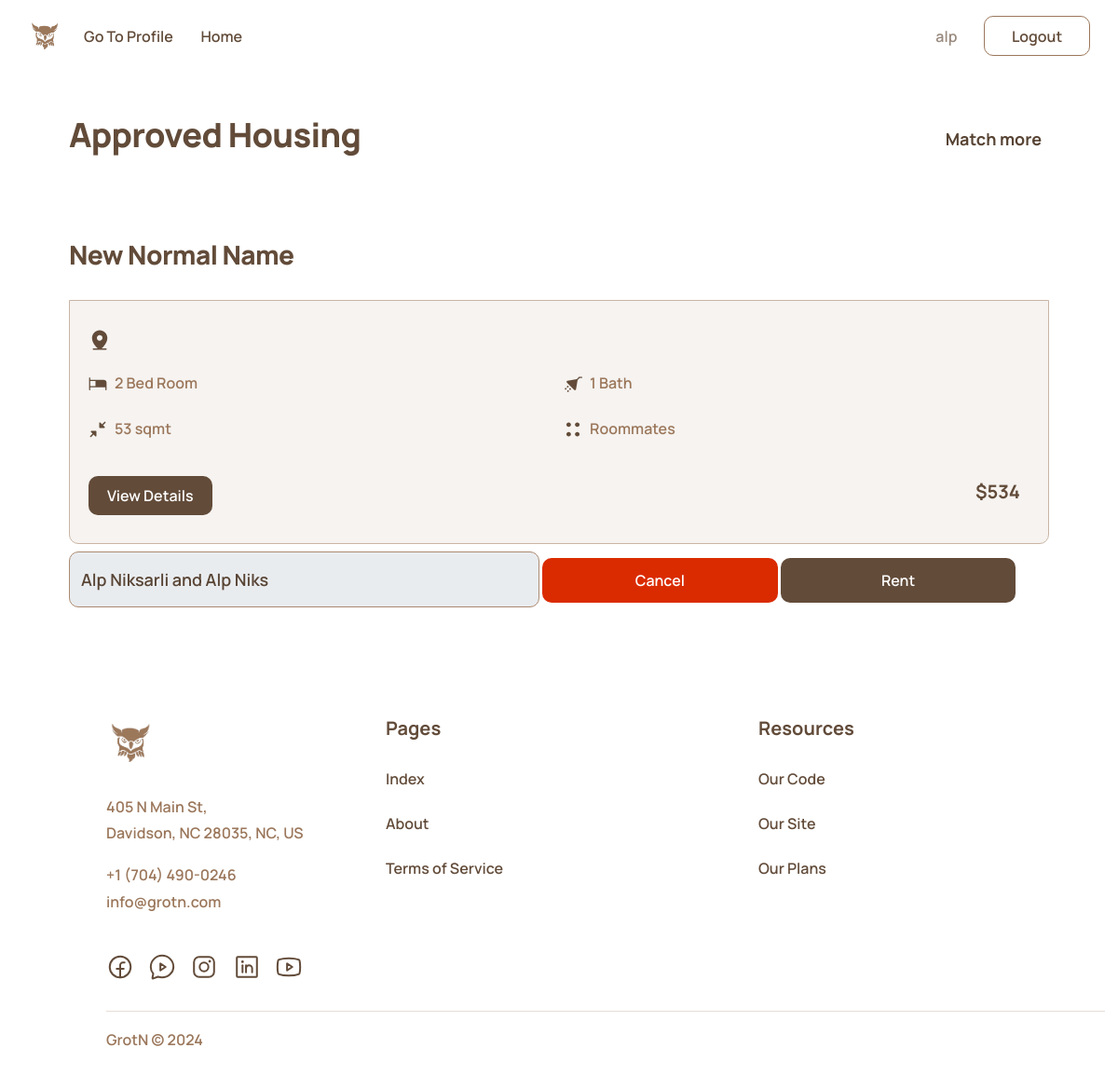
The page /tenant/housing/ (signed in) on the database its author committed.
### landlord/models.py (models this page shows, shortened)
class Housing(models.Model):
    match_id = models.AutoField(primary_key=True, unique=True, editable=False)
    tenants = models.ForeignKey('tenant.Match', on_delete=models.CASCADE, null=False)
    house = models.ForeignKey(House, on_delete=models.CASCADE, null=False)
    approved = models.BooleanField(default=False)
    active = models.BooleanField(default=True)
    paid1 = models.BooleanField(default=False)
    paid2 = models.BooleanField(default=False)

class House(models.Model):
    house_id = models.AutoField(primary_key=True, unique=True, editable=False)
    title = models.CharField(max_length=400, null=True, blank=True)
    price = models.DecimalField(max_digits=10, decimal_places=2, null=True, blank=True)
    square_meters = models.IntegerField(null=True, blank=True)
    bedrooms = models.IntegerField(null=True, blank=True)
    bathrooms = models.IntegerField(null=True, blank=True)
    city = models.CharField(max_length=100, null=True, blank=True)
    district = models.CharField(max_length=100, null=True, blank=True)
    address = models.CharField(max_length=200, null=True, blank=True)
    hosting_roommates = models.BooleanField(null=True, blank=True)
    additional_info = models.TextField(null=True, blank=True)
    available = models.BooleanField(null=True, blank=True)
    landlord = models.ForeignKey('authentication.Landlord', on_delete=models.CASCADE, null=False)

### tenant/models.py (models this page shows, shortened)
class Match(models.Model):
    match_id = models.AutoField(primary_key=True)
    tenant1 = models.ForeignKey(Tenant, on_delete=models.CASCADE, related_name='tenant1', blank=True, null=True)
    tenant2 = models.ForeignKey(Tenant, on_delete=models.CASCADE, related_name='tenant2', blank=True, null=True)
    status = models.BooleanField(default=False)
    timestamp = models.DateTimeField(auto_now_add=True)
    budget = models.IntegerField(null=True, blank=True)
    city = models.CharField(max_length=100, null=True, blank=True)
    district = models.CharField(max_length=100, null=True, blank=True)
    class Meta:
        verbose_name_plural = "Matches"

### authentication/models.py (models this page shows, shortened)
class Tenant(models.Model):
    accountCreated = models.DateTimeField(auto_now_add=True)
    user = models.OneToOneField(User, on_delete=models.CASCADE)
    fullName = models.CharField(max_length=200, null=True)
    phoneNumber = models.CharField(max_length=18, null=True)
    budget = models.IntegerField(null=True)
    desiredCity = models.CharField(max_length=100, null=True)
    desiredDistrict = models.CharField(max_length=100, null=True)
    roommate = models.BooleanField(null=True, default=False)
    activities = models.TextField(null=True, blank=True)
    interests = models.TextField(null=True, blank=True)
    preferences = models.TextField(null=True, blank=True)
    about = models.TextField(null=True, blank=True)

### tenant/views.py (the view, shortened to what this page needs)
# urls.py: path('housing/', views.housing, name='housing'),
@login_required(login_url='index:index')
def housing(request):
    if "tenant" not in request.user.first_name:
        return redirect('landlord:houses')
    housings = Housing.objects.filter(
        Q(tenants__tenant1__user=request.user) |
        Q(tenants__tenant2__user=request.user),
        approved=True)
    return render(request, 'tenant/housing.html', {'housings': housings})

### templates/tenant/housing.html (shortened to what this page needs)
<!DOCTYPE html>
<html lang="en">
<head>
    {% load static %}
    <link rel="stylesheet" href="{% static 'vendor/bootstrap/bootstrap.min.css' %}">
    <link rel="stylesheet" href="{% static 'vendor/prism/prism.css' %}"/>
    <link rel="stylesheet" href="{% static 'vendor/phosphor-icons/css/icons.css' %}">
    <link rel="stylesheet" href="{% static 'vendor/slick/slick.css' %}">
    <link rel="stylesheet" href="{% static 'vendor/aos/aos.css' %}">
    <link rel="stylesheet" href="{% static 'vendor/magnific-popup/magnific-popup.css' %}">
    <link rel="stylesheet" href="{% static 'css/index.css' %}"/>
</head>
<body>
  {% include 'tenant/_header.html' with name1="Go to Profile" url1="tenant:profile" name2="Home" url2="tenant:matches" %}
  <section style="padding-top: 7.5rem;" class="properties" data-aos="fade-up" data-aos-once="true" data-aos-duration="1000">
    <div class="container">
      <div class="row">
        <div class="col-12">
          <div class="d-flex align-items-center justify-content-between properties-header">
            <h3>Approved Housing</h3>
            <a href="{% url 'tenant:matches' %}"  class="d-md-flex align-items-center d-none">
              <span>Match more </span>
            </a>
          </div>
        </div>
      </div>
      <div class="row">
        {% for housing in housings %}
        {% if forloop.counter == 1 %}
        <div class="housing mt-3">
        {% else %}
        <div class="housing mt-5">
        {% endif %}
          <h4 class="mb-0">{{ housing.house.title }}</h4>
          <div class="properties-card">
            <div class="properties-card--thumb">
            </div>
            <div class="properties-card--content ">
              <div class="d-flex align-items-center properties-card--content--address">
              </div>
              <ul class="list-unstyled properties-card--content--features">
                <li class="d-flex align-items-center">
                  <span>{{ housing.house.bedrooms }} Bed Room</span>
                </li>
                <li class="d-flex align-items-center">
                  <span>{{ housing.house.bathrooms }} Bath</span>
                </li>
                <li class="d-flex align-items-center">
                  <span>{{ housing.house.square_meters }} sqmt</span>
                </li>
                <li class="d-flex align-items-center">
                  <span>
                    {% if housing.house.hosting_roommates == False %}
                      Solo tenant
                    {% else %}
                      Roommates
                    {% endif %}
                  </span>
              </li>
              </ul>
              <div class="properties-card--footer d-flex align-items-center justify-content-between">
                <a href="{% url 'tenant:view_house' housing.house.house_id %}" class="btn btn-small">View Details</a>
                <h5>${{ housing.house.price|floatformat:0 }}</h5>
              </div>
            </div>
          </div>
          <form method="POST" class="flex align-items-center mt-2 flex-auto"
            action="{% url 'tenant:housing' %}">
            {% if not housing.tenants.tenant2 %}
            <input style="min-width: 48%;" type="text" class="form-control w-auto d-inline-block" disabled value="{{ housing.tenant1.fullName }}">
            {% else %}
            <input style="min-width: 48%;" type="text" class="form-control w-auto d-inline-block" disabled value="{{ housing.tenants.tenant1.fullName }} and {{ housing.tenants.tenant2.fullName }}">
            {% endif %}
            <button class="btn d-inline-block btn-error"
              style="min-width: 24%;"
              type="submit"
              name="cancel">
              Cancel
            </button>
            <button class="btn d-inline-block rentBtn"
            style="min-width: 24%;">
              Rent
            </button>
          </form>
        </div>
        {% endfor %}
      </div>
    </div>
  </section>
  {% include 'tenant/_footer.html' %}
</body>
</html>

### templates/tenant/_header.html (shortened to what this page needs)
<header>
    <nav class="navbar navbar-expand-lg navbar-white" id="navigationBar">
      <div class="container-fluid navbar-container">
        <div class="d-flex align-items-center">
          <a class="navbar-brand" href="/">
            {% load static %}
            <img src="{% static 'images/newlogo.png' %}" alt="logo" height="35">
          </a>
        </div>
        <div class=" d-none d-sm-flex navbar-search align-items-center ms-auto ms-lg-0 order-lg-last">
          {% if user.is_authenticated %}
            <button disabled style="cursor: default; border: none !important;" class="btn btn-small btn-outline" role="button">
              {{ user.username }}
            </button>
          {% endif %}
          <a class="btn btn-small btn-outline" href="{% url 'authentication:signout' %}" role="button">Logout</a>
        </div>
        <div class="collapse navbar-collapse" id="navbarSupportedContent">
          <ul class="navbar-nav me-auto mb-2 mb-lg-0">
            <li class="nav-item">
              <a class="nav-link" href="{% url url1 %}">{{name1}}</a>
            </li>
            <li class="nav-item">
              <a class="nav-link " href="{% url url2 %}" >
                {{name2}}
              </a>
            </li>
          </ul>
        </div>
      </div>
    </nav>
  </header>

### rows shown on the page
Housing: house "New Normal Name", house.bedrooms "2", house.bathrooms "1", house.square_meters "53", shows "Roommates", house.price "534", tenants.tenant1.fullName "Alp Niksarli and Alp Niks"

### other values the page prints
{{ user.username }} "alp"
{{ name1 }} "Go To Profile"
{{ name2 }} "Home"
